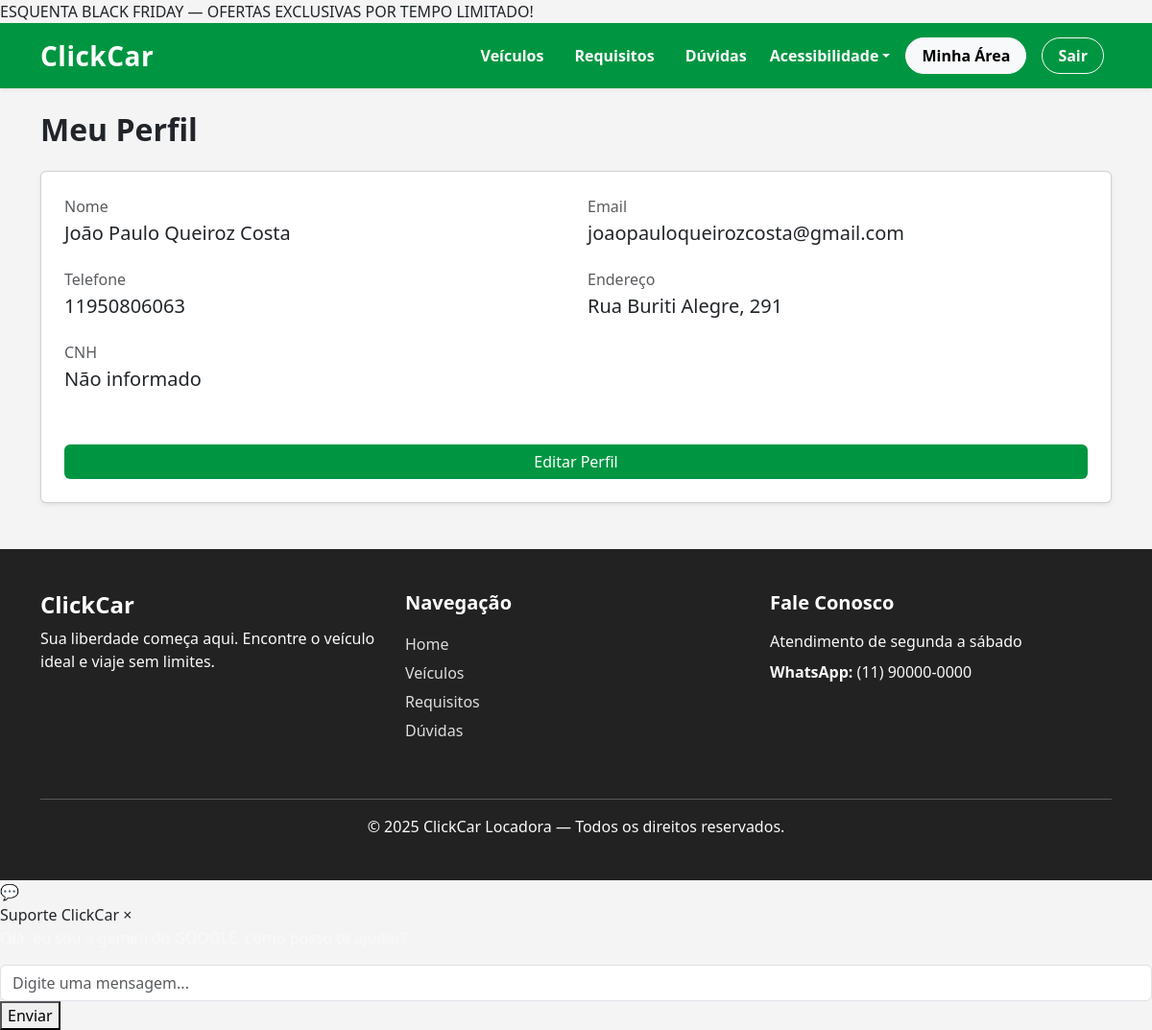
Before: /customer/profile (signed in) with the older database file.
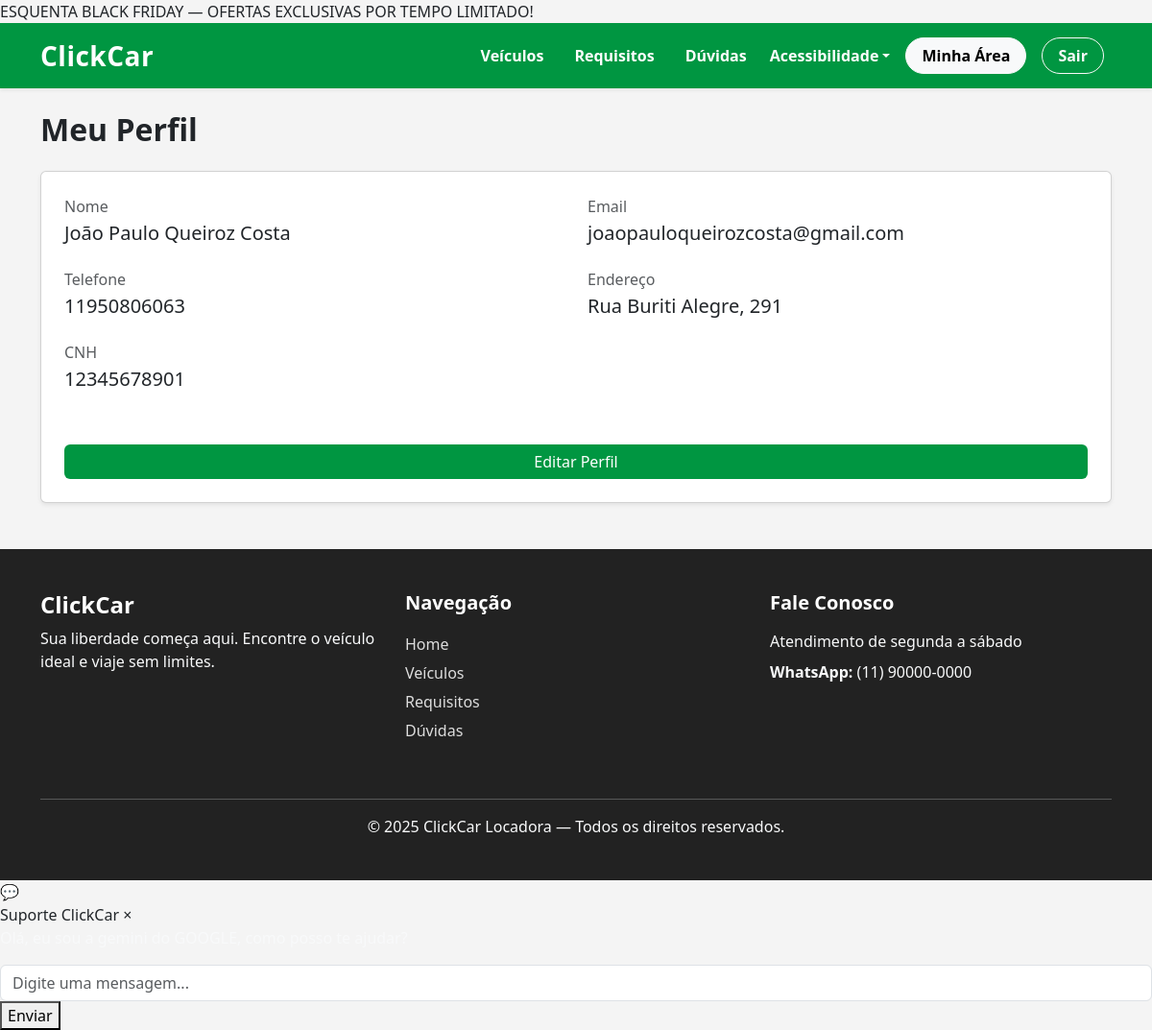
After: the same page with the newer database file.
### models/models.py (models this page shows, shortened)
class Usuario(UserMixin, db.Model):
    __tablename__ = 'usuarios'
    id = db.Column(db.Integer, primary_key=True)
    nome = db.Column(db.String(150), nullable=False)
    email = db.Column(db.String(120), unique=True, nullable=False)
    senha_hash = db.Column(db.String(200), nullable=False)
    perfil_id = db.Column(db.Integer, db.ForeignKey(
        'perfis.id'), nullable=False)
    telefone = db.Column(db.String(20))
    cpf = db.Column(db.String(20))
    endereco = db.Column(db.String(255))
    criado_em = db.Column(db.DateTime, default=datetime.utcnow)
    email_verificado = db.Column(db.Boolean, default=False)
    codigo_verificacao = db.Column(db.String(6))
    cnh = db.Column(db.String(11), unique=True)
    tokens = db.relationship('Token', backref='usuarios',
                             lazy=True, cascade="all, delete-orphan")
    reservas = db.relationship(
        'Reserva',
        backref='usuario',
        cascade="all, delete-orphan"
    )

### controllers/controller.py (the view)
@main.route('/customer/profile')
@login_required
def customer_profile():
    if current_user.perfil.nome_perfil != 'Cliente':
        flash("Acesso negado.", "danger")
        return redirect(url_for('main.index'))
    return render_template('customer/profile.html', user=current_user)

### app.py (called while the page is built)
@login_manager.user_loader
def load_user(user_id):
    return Usuario.query.get(int(user_id))

### templates/customer/profile.html (shortened to what this page needs)
{% extends 'base.html' %}
{% block content %}
<h2 class="fw-bold mb-4">Meu Perfil</h2>
<div class="card shadow-sm p-4">
    <div class="row mb-3">
        <div class="col-md-6 mb-3">
            <p class="mb-1 text-muted">Nome</p>
            <h5>{{ user.nome }}</h5>
        </div>
        <div class="col-md-6 mb-3">
            <p class="mb-1 text-muted">Email</p>
            <h5>{{ user.email }}</h5>
        </div>
        <div class="col-md-6 mb-3">
            <p class="mb-1 text-muted">Telefone</p>
            <h5>{{ user.telefone if user.telefone else "Não informado" }}</h5>
        </div>
        <div class="col-md-6 mb-3">
            <p class="mb-1 text-muted">Endereço</p>
            <h5>{{ user.endereco if user.endereco else "Não informado" }}</h5>
        </div>
         <div class="col-md-6 mb-3">
            <p class="mb-1 text-muted">CNH</p>
            <h5>{{ user.cnh if user.cnh else "Não informado" }}</h5>
        </div>
    </div>
    <a href="{{ url_for('main.customer_edit_profile') }}" class="btn btn-primary w-100 mt-3">
        Editar Perfil
    </a>
</div>
{% endblock %}

Changed rows visible on the page:
changed Usuario "João Paulo Queiroz Costa": cnh "Não informado" → "12345678901"
